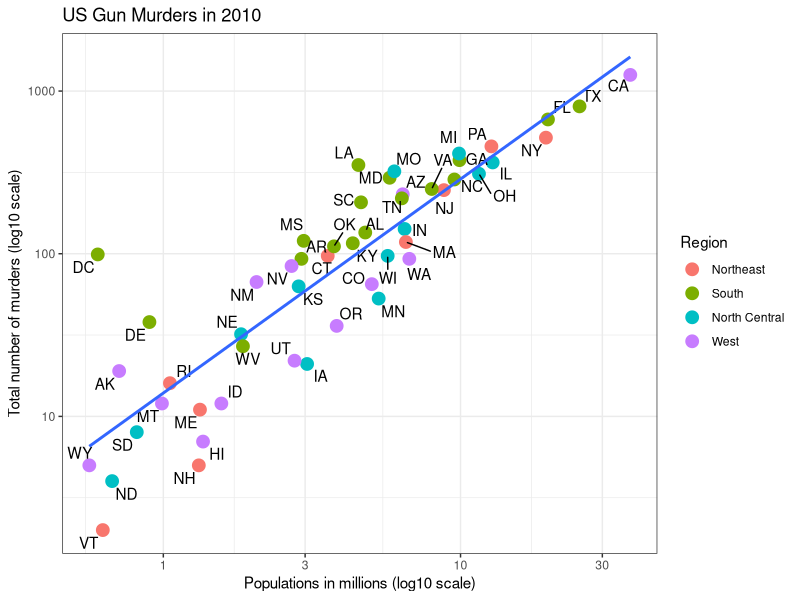

Generate this figure with R:
## ---- chunk 1




# loading packages 
library(tidyverse)
library(knitr)
library(ggthemes)
library(ggrepel)
library(dslabs)
## ---- chunk 2
# Load Data
kable(head(murders))

ggplot1 = murders %>% ggplot(mapping = aes(x=population/10^6, y=total)) 

  ggplot1 + geom_point(aes(col=region), size = 4) +
  geom_text_repel(aes(label=abb)) +
  scale_x_log10() +
  scale_y_log10() +
  geom_smooth(formula = "y~x", method=lm,se = F)+
  xlab("Populations in millions (log10 scale)") + 
  ylab("Total number of murders (log10 scale)") +
  ggtitle("US Gun Murders in 2010") +
  scale_color_discrete(name = "Region")+
      theme_bw()
  
